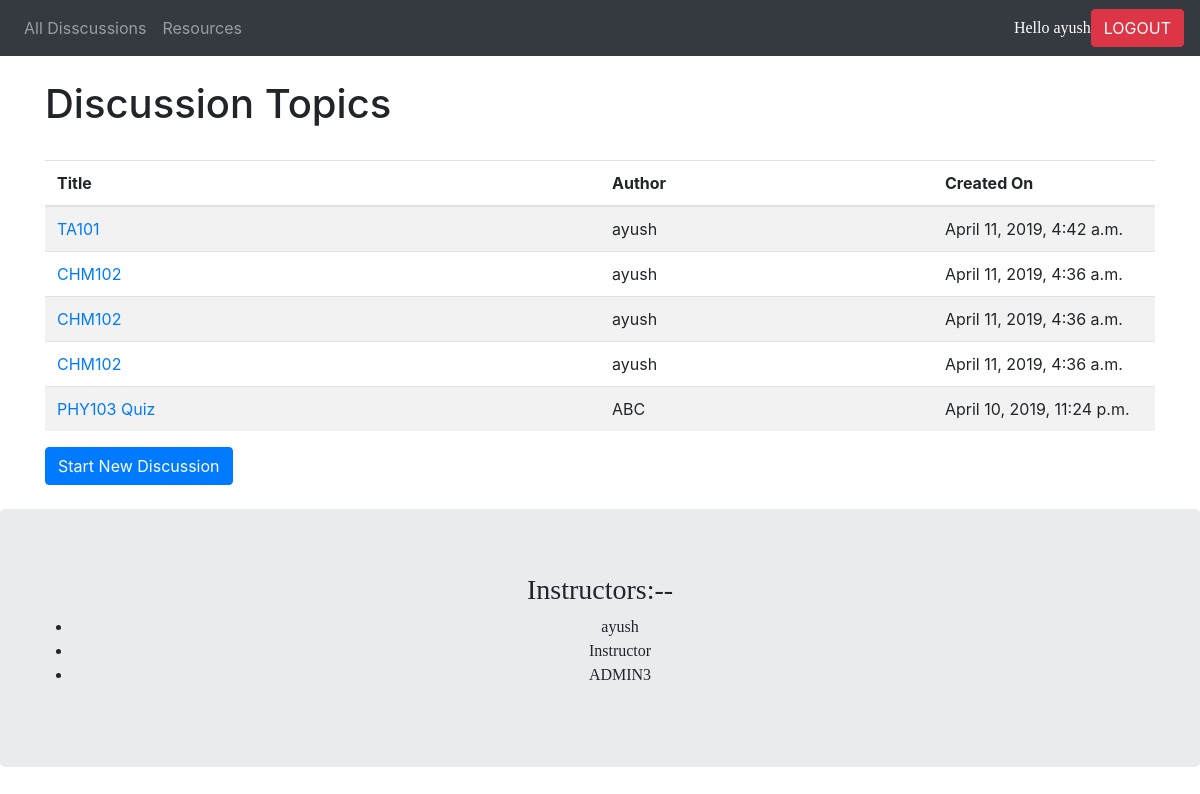
The page /forum/ (signed in) on the database its author committed.
### forum/models.py (models this page shows, shortened)
class thread(models.Model):
    subject=models.CharField(max_length=5000)
    value=models.TextField(max_length=5000)
    author=models.CharField(max_length=100)
    created = models.DateTimeField()
    filetype=models.CharField(max_length=100)
    author_type = models.IntegerField()

### forum/views.py (the view)
def index(request):
    all_user=User.objects.all()
    all_thread = thread.objects.all().order_by('-created')
    context={ 'all_thread' : all_thread ,'user': request.user,'all_user':all_user}
    if request.user.is_authenticated():
        return render(request, 'index.html',context)
    else:
        return redirect('forum:register')

### forum/templates/index.html (shortened to what this page needs)
<head>
    <link rel="stylesheet" href="https://maxcdn.bootstrapcdn.com/bootstrap/4.0.0/css/bootstrap.min.css">
</head>
<nav class="navbar navbar-expand-sm bg-dark navbar-dark">
    <ul class="navbar-nav">
      <li class="nav-item">
        <a class="nav-link" href="{% url 'forum:index' %}">All Disscussions</a>
      </li>
      <li class="nav-item">
        <a class="nav-link" href="{% url 'forum:resources'%}">Resources</a>
      </li>
      <li class="nav-item">
        <a class="nav-link" href="#"></a>
      </li>
    </ul>
            <font size=3 face ="Comic Sans Ms" color="white">Hello {{user.username}}</font>
            <a href="{% url 'forum:logout'%}"><button type="button" class="btn btn-danger">LOGOUT</button></a>
  </nav>
<div class="container">
<br>
<h1>Discussion Topics</h1>
<br>
<table class="table table-striped table-hover">
    <thead>
        <tr>
            <th class="col-lg-5">Title</th>
            <th class="col-lg-3">Author</th>
            <th class="col-lg-2">Created On</th>
        </tr>
    </thead>
    <tbody>
        {% for thread in all_thread%}
        <tr ng-repeat='discussion in discussions'>
            <td>
                <a href="/forum/{{thread.id}}/">
                    {{thread.subject}}
                </a>
            </td>
            <td>{{thread.author}}</td>
            <td>
                <span>{{thread.created}}</span>
            </td>
        </tr>
        {% endfor %}
    </tbody>
</table>
<a href="{% url 'forum:thread-add'%}" class='btn btn-primary' style=" position:relative;
top:50%;
left:0%;">Start New Discussion</a>
</div>
<div class ="jumbotron" align= "center">
<font face="Comic Sans Ms">
<h3>Instructors:--</h3>
<ul>
{% for user in all_user %}
{% if user.is_superuser %}
<li>{{user.username}}</li>
{% endif %}
{% endfor %}
</ul>
</font>
</div>

### rows shown on the page
thread: subject "TA101", author "ayush", created "April 11, 2019, 4:42 a.m."
thread: subject "CHM102", author "ayush", created "April 11, 2019, 4:36 a.m."
thread: subject "CHM102", author "ayush", created "April 11, 2019, 4:36 a.m."
thread: subject "CHM102", author "ayush", created "April 11, 2019, 4:36 a.m."
thread: subject "PHY103 Quiz", author "ABC", created "April 10, 2019, 11:24 p.m."

### other values the page prints
{{ user.username }} "ayush"
{{ user.username }} "Instructor"
{{ user.username }} "ADMIN3"
